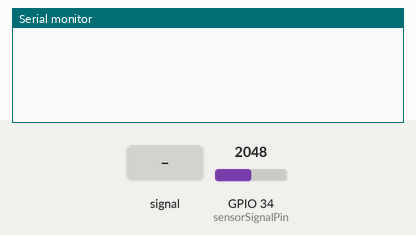
This sketch was run on a simulated ESP32. On the bench: the last lines printed to the serial monitor. The inputs (shaded band) are chosen by the test bench; at power-on: GPIO 34 (sensorSignalPin) = 2048. WiFi joins after 1.5 s; servers stay silent unless stated; not simulated (calls return 0 or success): secrets.h.

Above: at 3.0 s.
3.1 s: GPIO 34 (sensorSignalPin) set to 3603
At 5.1 s:
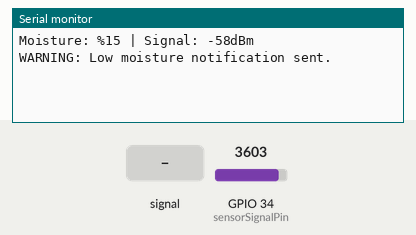
5.4 s: GPIO 34 (sensorSignalPin) set to 4095
At 6.8 s:
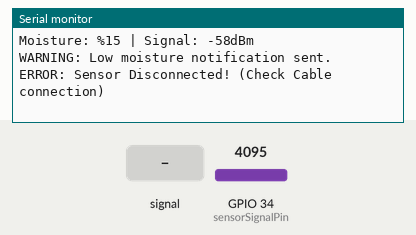
7.4 s: GPIO 34 (sensorSignalPin) set to 2047
At 8.4 s:
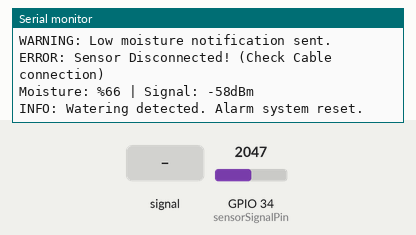
9.4 s: GPIO 34 (sensorSignalPin) fed a 200 Hz sine of ±327 counts around its level
At 10.7 s:
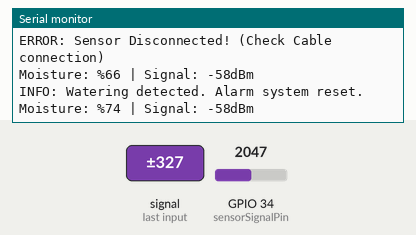
10.9 s: GPIO 34 (sensorSignalPin) fed a 1000 Hz sine of ±1023 counts around its level
At 12.6 s:
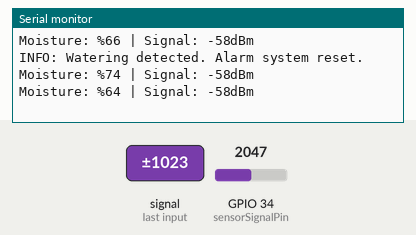
Timing chart, 0 to 13.4 s (numbered marks = the images above; inputs shaded):
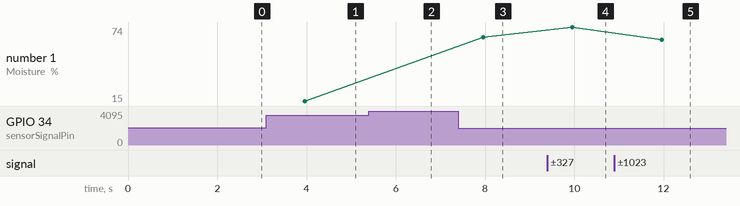

Measured:
- after the input at 3.1 s, the serial monitor: prints a new line after 0.86 s (image 1)
- after the input at 5.4 s, the serial monitor: prints a new line after 0.55 s (image 2)
- after the input at 7.4 s, the serial monitor: prints a new line after 0.56 s (image 3)
- after the input at 9.4 s, the serial monitor: prints a new line after 0.56 s (image 4)
- after the input at 10.9 s, the serial monitor: prints a new line after 1.1 s (image 5)
- plotted number 1: 15 → 66 after the input at 7.4 s, 66 → 74 after the input at 9.4 s, 74 → 64 after the input at 10.9 s

The sketch:

smart_plant_system.ino
```cpp
/*
 * Project: Smart Plant Observing System
 * Features:
 * - Data Optimization (Reduces bandwidth usage)
 * - Fault Detection (Detects sensor disconnection)
 * - State-Based Notification System (Prevents spam)
 * - Wi-Fi Telemetry (RSSI Monitoring)
 */

#include "secrets.h" // Şifrelerin ve token'ların olduğu dosyayı dahil ediyoruz

#include <WiFi.h>
#include <WiFiClient.h>
#include <BlynkSimpleEsp32.h>

// --- HARDWARE PIN DEFINITIONS ---
const int sensorPowerPin = 5;     // GPIO 5 for Sensor VCC (Corrosion protection)
const int sensorSignalPin = 34;   // GPIO 34 for Analog Input

// --- CALIBRATION DATA (Potting Soil / Peat Moss) ---
const int DRY_VALUE = 4095;       // Air value (0% Moisture)
const int WET_VALUE = 1000;       // Water saturated value (100% Moisture)

// --- THRESHOLDS & FLAGS ---
const int CRITICAL_MOISTURE_LEVEL = 30; // Trigger warning below 30%
const int HYSTERESIS_RESET_VAL = 10;    // Reset alarm when moisture increases by +10% (at 40%)
bool isWaterWarningActive = false;      // Flag to prevent notification spam

const int FAULT_THRESHOLD = 4090;       // Values above this indicate disconnection
bool isFaultMode = false;               // Flag to track sensor health

// --- Wi-Fi & Blynk Credentials ---
BlynkTimer timer;

// Variables to store last sent data for optimization
int lastMoisture = -1;
int lastSignal = -100;

// --- 1. SENSOR READ FUNCTION (With Smoothing) ---
int readSensor() {
  digitalWrite(sensorPowerPin, HIGH); // Power on the sensor
  delay(50); // Wait for voltage to stabilize

  long total = 0;
  // Take 10 readings and average them to remove noise
  for (int i = 0; i < 10; i++) {
    total += analogRead(sensorSignalPin);
    delay(10);
  }
  digitalWrite(sensorPowerPin, LOW); // Power off to prevent corrosion

  return total / 10; // Return raw average
}

// --- 2. SYSTEM ANALYSIS & LOGIC CORE ---
void runSystemLogic() {
  int rawValue = readSensor();
  int wifiSignal = WiFi.RSSI(); // Get Wi-Fi signal strength (dBm)

  // --- A) FAULT DETECTION LOGIC ---
  if (rawValue > FAULT_THRESHOLD) {
    if (!isFaultMode) {
      Serial.println("ERROR: Sensor Disconnected! (Check Cable connection)");
      Blynk.logEvent("sensor_fault", "Sensor data lost! Check hardware connection.");
      isFaultMode = true; // Enter fault mode
    }
    Blynk.virtualWrite(V1, 0);
    return; // Stop execution here
  } else {
    isFaultMode = false; // System is healthy
  }

  // --- B) DATA PROCESSING ---
  int moisturePercent = map(rawValue, DRY_VALUE, WET_VALUE, 0, 100);
  moisturePercent = constrain(moisturePercent, 0, 100); // Keep within bounds

  // --- C) DATA OPTIMIZATION (Send only on change) ---
  if (abs(moisturePercent - lastMoisture) >= 1 || abs(wifiSignal - lastSignal) >= 5) {
    Blynk.virtualWrite(V1, moisturePercent); // Update Moisture Graph
    Blynk.virtualWrite(V2, wifiSignal);      // Update Signal Strength

    Serial.print("Moisture: %"); Serial.print(moisturePercent);
    Serial.print(" | Signal: "); Serial.print(wifiSignal); Serial.println("dBm");

    lastMoisture = moisturePercent;
    lastSignal = wifiSignal;
  }

  // --- D) SMART NOTIFICATION SYSTEM (State Machine) ---
  if (moisturePercent < CRITICAL_MOISTURE_LEVEL && !isWaterWarningActive) {
    Blynk.logEvent("water_warning", String("Plant needs water! Level: %") + moisturePercent);
    Serial.println("WARNING: Low moisture notification sent.");
    isWaterWarningActive = true; // Lock to prevent repeated alerts
  }

  if (moisturePercent > (CRITICAL_MOISTURE_LEVEL + HYSTERESIS_RESET_VAL) && isWaterWarningActive) {
    isWaterWarningActive = false;
    Serial.println("INFO: Watering detected. Alarm system reset.");
  }
}

void setup() {
  Serial.begin(115200);

  // Pin Configuration
  pinMode(sensorPowerPin, OUTPUT);
  digitalWrite(sensorPowerPin, LOW);

  // Connect to Blynk (secrets.h içinden değişkenleri çeker)
  Blynk.begin(BLYNK_AUTH_TOKEN, ssid, pass);

  // Run system logic every 2 seconds
  timer.setInterval(2000L, runSystemLogic);
}

void loop() {
  Blynk.run();
  timer.run();
}
```
